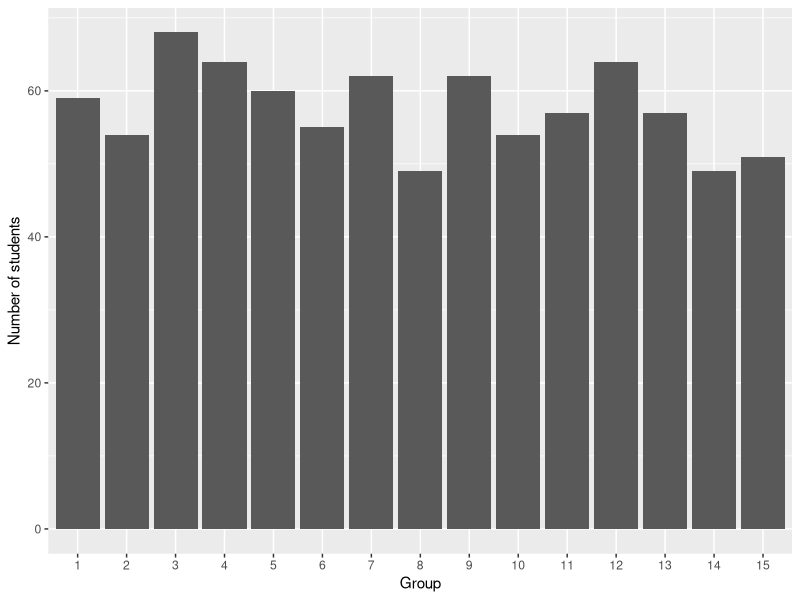
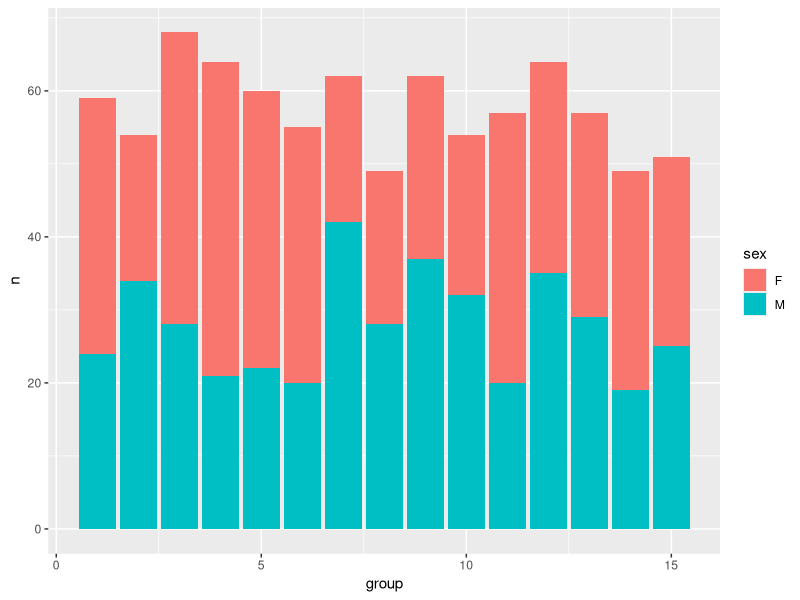
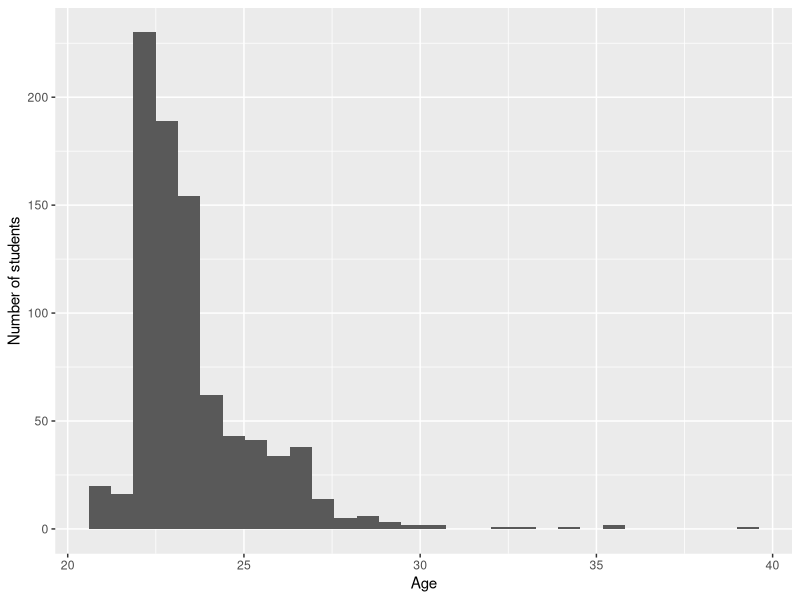
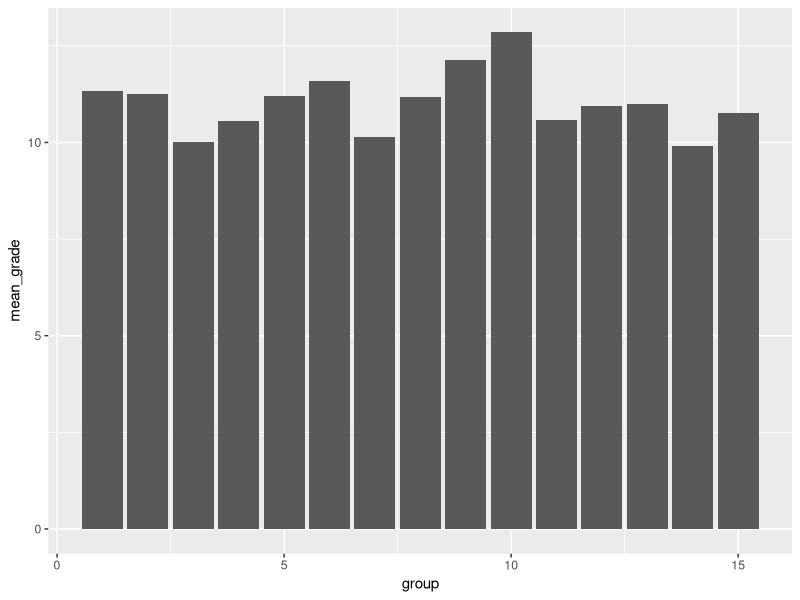
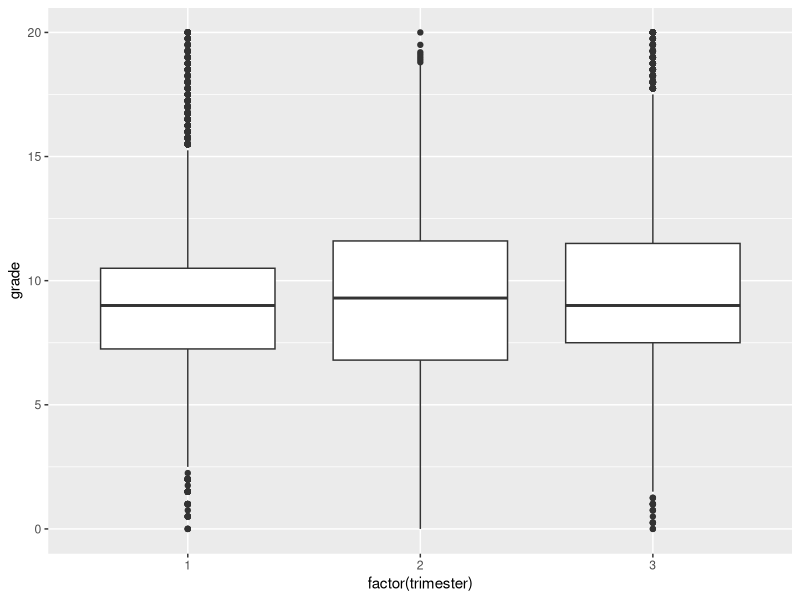
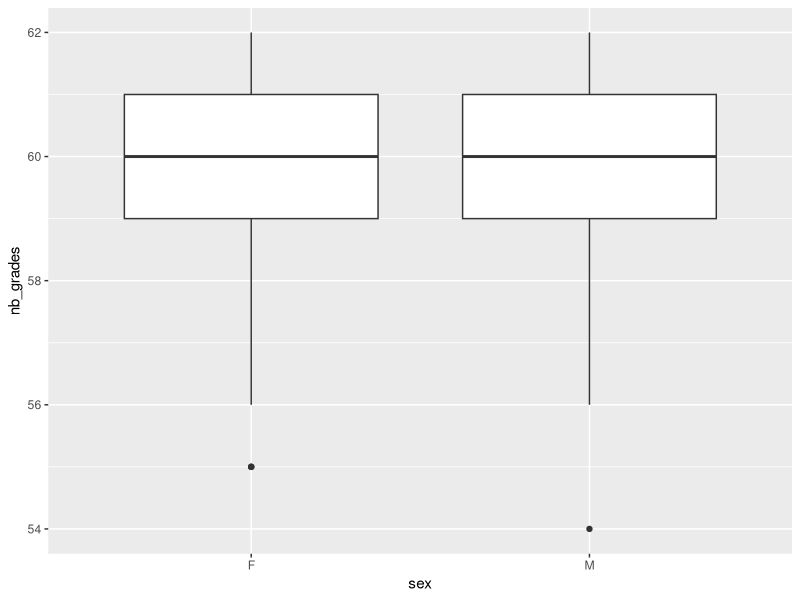
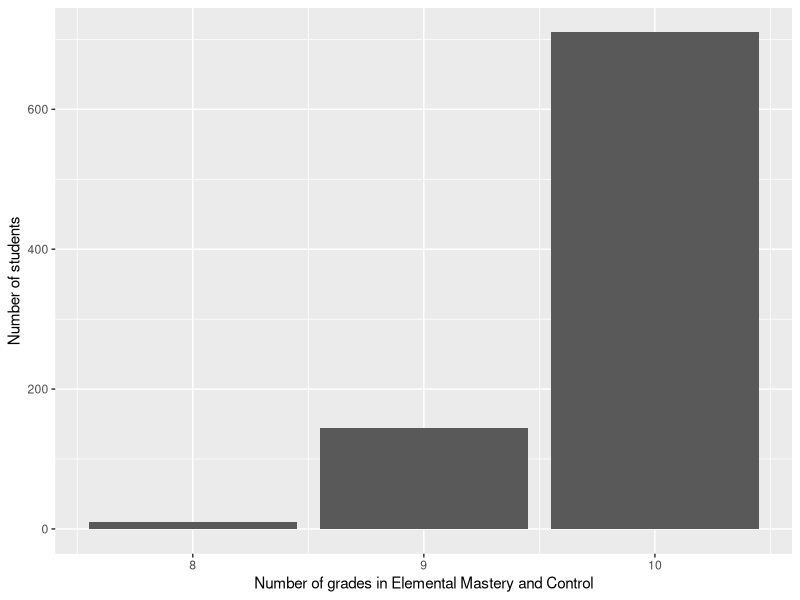
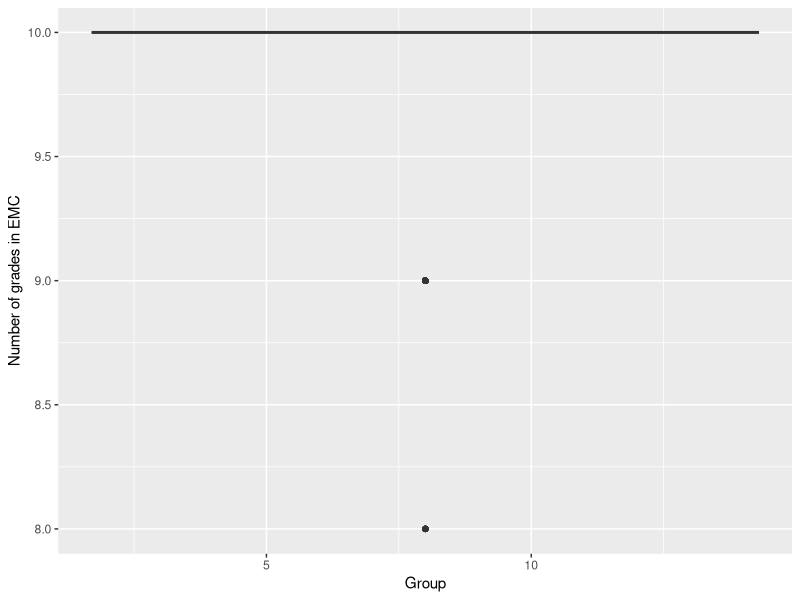

Write the R code that produced these figures, in order.
## ---- chunk 1
library(readr)
library(here)
courses <- read_csv(here("courses.csv"), show_col_types = FALSE)
## ---- chunk 2
library(dplyr)
library(knitr)

courses |> 
  rename(
    course_name = course,
    identifier = course_id,
    number_of_exams = nb_grades
  ) |> 
  arrange(course_name) |> 
  kable()
## ---- chunk 3

students <- read_csv(here("students.csv"),show_col_types = FALSE) |>
  mutate(
    birth_date = as.Date(birth_date),
    sex = factor(sex)
  )

birth_date_class <- class(students$birth_date)
sex_class <- class(students$sex)

students |>
  slice_head(n = 5) |>
  kable()
## ---- chunk 4
library(readr)

grades <- read_delim(
  "grades.csv",
  delim = "|",
  na = "$",
  show_col_types = FALSE
)


## ---- chunk 5
library(dplyr)
library(ggplot2)

students |>
  count(group, name = "nb_students") |>
  ggplot(aes(x = factor(group), y = nb_students)) +
  geom_col() +
  labs(x = "Group", y = "Number of students")
## ---- chunk 6

students |>
  count(group, sex) |>
  ggplot(aes(x = group, y = n, fill = sex)) +
  geom_col()
## ---- chunk 7
library(lubridate)

students |>
  mutate(age = time_length(today() - birth_date, unit = "year")) |>
  ggplot(aes(x = age)) +
  labs(x = "Age", y = "Number of students") +
  geom_histogram()
## ---- chunk 8
median_age <- students |>
  mutate(age = time_length(today() - birth_date, unit = "year")) |>
  group_by(group) |>
  summarise(median_age = round(median(age)))

median_age |>
  kable()
## ---- chunk 9
oldest <- students |>
  mutate(age = round(time_length(today() - birth_date, unit = "year"))) |>
  group_by(group) |>
  filter(age == max(age)) |>
  ungroup() |>
  arrange(desc(age)) |>
  select(id, group, sex, age)

oldest |>
  kable()
## ---- chunk 10
library(dplyr)
library(tidyr)

nb_grades <- grades |>
  drop_na(grade) |>
  nrow()
## ---- chunk 11
cna_id <- courses |>
  filter(course == "Celestial Navigation and Astronomy") |>
  pull(course_id)

avg_cna <- students |>
  inner_join(grades, by = "id") |>
  filter(course_id == cna_id) |>
  group_by(group) |>
  summarise(mean_grade = mean(grade, na.rm = TRUE))

avg_cna |>
  ggplot(aes(x = group, y = mean_grade)) +
  geom_col()
## ---- chunk 12
library(dplyr)
library(ggplot2)

grades_trimester <- grades |>
  inner_join(courses, by = "course_id")

grades_trimester |>
  ggplot(aes(x = factor(trimester), y = grade)) +
  geom_boxplot()
## ---- chunk 13

grades_per_student <- grades |>
  filter(!is.na(grade)) |>
  group_by(id) |>
  summarise(nb_grades = n()) |>
  inner_join(students, by = "id") |>
  select(id, group, sex, nb_grades)


grades_per_student |>
  slice_head(n = 5) |>
  kable()

summary_table <- grades_per_student |>
  summarise(
    min = min(nb_grades),
    max = max(nb_grades),
    mean = mean(nb_grades),
    median = median(nb_grades)
  )
## ---- chunk 14
library(ggplot2)

grades_per_student |>
  ggplot(aes(x = sex, y = nb_grades)) +
  geom_boxplot()
## ---- chunk 15

emc_id <- courses |>
  filter(course == "Elemental Mastery and Control") |>
  pull(course_id)

emc_counts <- grades |>
  filter(course_id == emc_id) |>
  group_by(id) |>
  summarise(nb_grades = n())

emc_per_student <- students |>
  inner_join(emc_counts, by = "id") |>
  select(id, group, nb_grades)

emc_per_student |>
  slice_head(n = 5) |>
  kable()
## ---- chunk 16
emc_distribution <- emc_per_student |>
  count(nb_grades)

emc_distribution |>
  ggplot(aes(x = nb_grades, y = n)) +
  geom_col() +
labs(
    x = "Number of grades in Elemental Mastery and Control",
    y = "Number of students"
  )
## ---- chunk 17
emc_per_student |>
  ggplot(aes(x = group, y = nb_grades)) +
  geom_boxplot() + 
  labs(x = "Group", y = "Number of grades in EMC")
